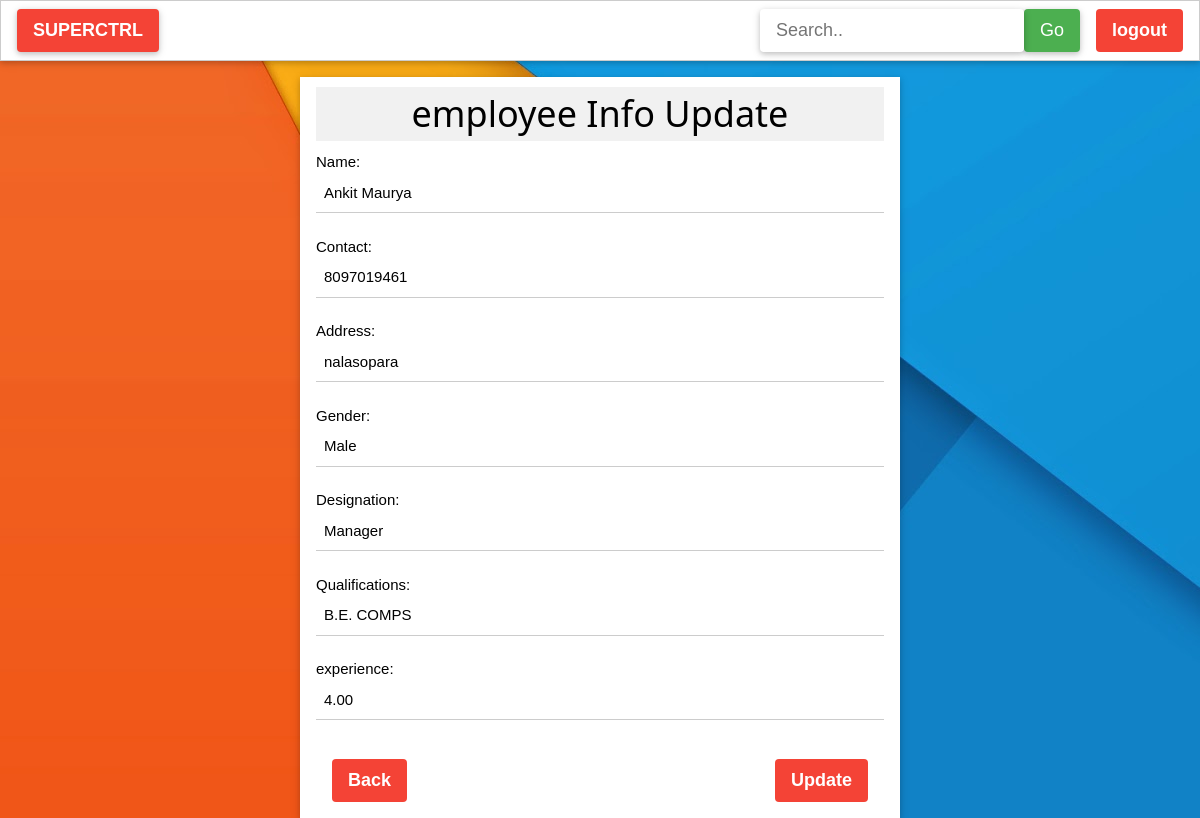
Screenshot of /employee/edit/7/ (signed in) with the database file from the repository.
### shop/models.py (models this page shows, shortened)
class Employee(models.Model):
    name=models.CharField(max_length=100)
    contact=models.IntegerField()
    address=models.CharField(max_length=1000)
    GENDER=(
        ('Male','Male'),
        ('Female','Female'),
        ('Others','Others'),
    )
    gender=models.CharField(choices=GENDER,default="----",max_length=50)
    DESIGNATION=(
        ('Worker',"Worker"),
        ('Manager','Manager'),
        ('Board','Board')
    )
    desg=models.CharField(choices=DESIGNATION,default='Worker',max_length=50)
    qual=models.CharField(max_length=1000)
    experience=models.DecimalField(decimal_places=2,max_digits=10)
    image=models.FileField(upload_to='employees')

### shop/views.py (the view)
# urls.py: url(r'^employee/edit/(?P<id>\d+)/$',views.employeeedit,name="employeeedit"),
@login_required
def employeeedit(request,id):
    employee=Employee.objects.get(id=id)
    return render(request,'shop/employeeedit.html',{'employee':employee})

### shop/templates/shop/employeeedit.html (shortened to what this page needs)
{% extends 'shop/base.html' %}
{% block employee %}
<div class="w3-container w3-card w3-margin-top w3-white" style="width:50%;margin:0 auto">
        <form action="{% url 'employeeupdate' employee.id %}" method="POST">
            <h1 class="w3-center w3-light-grey">employee Info Update</h1>
            <label>Name: </label>
            <input type="text" name="name" class="w3-input" value="{{employee.name}}" required> <br>
            <label>Contact: </label>
            <input type="text" name="contact"  class="w3-input"  value="{{employee.contact}}" required> <br>
            <label>Address: </label>
            <input type="text" name="address"  class="w3-input" value="{{employee.address}}" required> <br>
            <label>Gender: </label>
            <input type="text" name="gender"  class="w3-input" value="{{employee.gender}}" required> <br>
            <label>Designation: </label>
            <input type="text" name="desg"  class="w3-input" value="{{employee.desg}}" required> <br>
            <label>Qualifications: </label>
            <input type="text" name="qual"  class="w3-input" value="{{employee.qual}}" required> <br>
            <label>experience: </label>
            <input type="text" name="experience"  class="w3-input" value="{{employee.experience}}" required> <br>
            <a href="{% url 'employees' %}"><button class="w3-button w3-red w3-round w3-left w3-margin w3-large"><strong>Back</strong></button></a>
            <button class="w3-button w3-red w3-round w3-right w3-margin w3-large" type="submit"><strong>Update</strong></button>
        </form>
    </div>
{% endblock employee %}

### shop/static/shop/w3.css (style rules this page uses)
html { box-sizing:border-box }
*,*:before,*:after { box-sizing:inherit }
html { -ms-text-size-adjust:100%;-webkit-text-size-adjust:100% }
body { margin:0 }
a { background-color:transparent;-webkit-text-decoration-skip:objects }
button,input,select,textarea { font:inherit;margin:0 }
button,input { overflow:visible }
button,select { text-transform:none }
button,html [type=button],[type=reset],[type=submit] { -webkit-appearance:button }
html,body { font-family:Verdana,sans-serif;font-size:15px;line-height:1.5 }
html { overflow-x:hidden }
h1 { font-size:36px }
h1,h2,h3,h4,h5,h6 { font-family:"Segoe UI",Arial,sans-serif;font-weight:400;margin:10px 0 }
a { color:inherit }
.w3-btn,.w3-button { border:none;display:inline-block;padding:8px 16px;vertical-align:middle;overflow:hidden;text-decoration:none;color:inherit;background-color:inherit;text-align:center;cursor:pointer;white-space:nowrap }
.w3-btn,.w3-button { -webkit-touch-callout:none;-webkit-user-select:none;-khtml-user-select:none;-moz-user-select:none;-ms-user-select:none;user-select:none }
.w3-input { padding:8px;display:block;border:none;border-bottom:1px solid #ccc;width:100% }
.w3-container:after,.w3-container:before,.w3-panel:after,.w3-panel:before,.w3-row:after,.w3-row:before,.w3-row-padding:after,.w3-row-padding:before, .w3-cell-row:before,.w3-cell-row:after,.w3-clear:after,.w3-clear:before,.w3-bar:before,.w3-bar:after { content:"";display:table;clear:both }
.w3-round,.w3-round-medium { border-radius:4px }
.w3-container,.w3-panel { padding:0.01em 16px }
.w3-card,.w3-card-2 { box-shadow:0 2px 5px 0 rgba(0,0,0,0.16),0 2px 10px 0 rgba(0,0,0,0.12) }
.w3-large { font-size:18px!important }
.w3-center { text-align:center!important }
.w3-margin { margin:16px!important }
.w3-margin-top { margin-top:16px!important }
.w3-left { float:left!important }
.w3-right { float:right!important }
.w3-red,.w3-hover-red:hover { color:#fff!important;background-color:#f44336!important }
.w3-white,.w3-hover-white:hover { color:#000!important;background-color:#fff!important }
.w3-light-grey,.w3-hover-light-grey:hover,.w3-light-gray,.w3-hover-light-gray:hover { color:#000!important;background-color:#f1f1f1!important }

### rows the page displays
Employee: name "Ankit Maurya", contact "8097019461", address "nalasopara", gender "Male", desg "Manager", qual "B.E. COMPS", experience "4.00"
